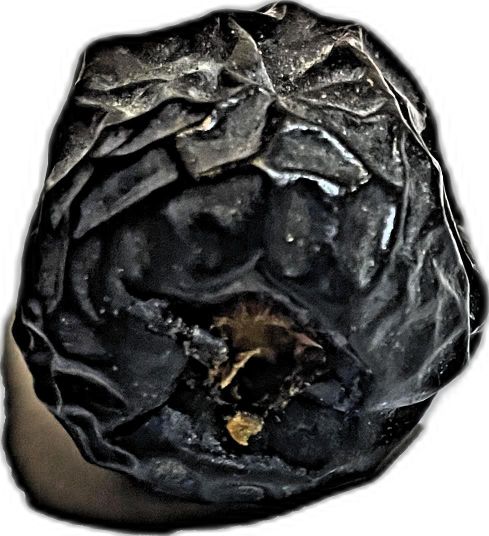
#> input picture Dates/JD4.jpg, 978 x 1071 px (shown at 1/2 size); its folder holds 4 pictures in this run
$ python sharpentrials.py
#> lines starting #> are read from the running program, lines starting #| are printed output that depends on the picture
import os
import random
from skimage import io, filters, img_as_float
from skimage.filters import unsharp_mask
from skimage.color import rgb2gray
import numpy as np

import matplotlib.pyplot as plt

# Directory containing the images, extract it from the zip file
image_dir = 'Dates/'

# Get a list of all image files in the directory
image_files = [f for f in os.listdir(image_dir) if f.endswith('.jpg')]

# Randomly select 3 images
selected_images = random.sample(image_files, 3)

# Plotting the images
fig, axes = plt.subplots(3, 4, figsize=(20, 15))
ax = axes.ravel()

def apply_high_pass_filter(image_gray):
        # Apply Fourier transform
        f = np.fft.fft2(image_gray)
        fshift = np.fft.fftshift(f)
        magnitude_spectrum = np.log(np.abs(fshift) + 1)

        # Create a high pass mask
        rows, cols = image_gray.shape
        crow, ccol = rows // 2, cols // 2
        mask = np.ones((rows, cols), np.uint8)
        r = 30  # Radius of the mask
        center = [crow, ccol]
        x, y = np.ogrid[:rows, :cols]
        mask_area = (x - center[0]) ** 2 + (y - center[1]) ** 2 <= r*r
        mask[mask_area] = 0

        # Apply the mask and inverse Fourier transform
        fshift = fshift * mask
        f_ishift = np.fft.ifftshift(fshift)
        img_back = np.fft.ifft2(f_ishift)
        img_back = np.abs(img_back)

        return img_back

for i, image_file in enumerate(selected_images):
    # Read the image
    image = img_as_float(io.imread(os.path.join(image_dir, image_file)))

    # Apply unsharp mask with different parameters
    sharpened_unsharp = unsharp_mask(image, radius=1, amount=1)
    # Apply Fourier transform and contouring
    image_gray = rgb2gray(image)

    img_back = apply_high_pass_filter(image_gray)
#> in apply_high_pass_filter, `magnitude_spectrum = np.log(np.abs(fshift) + 1)`:
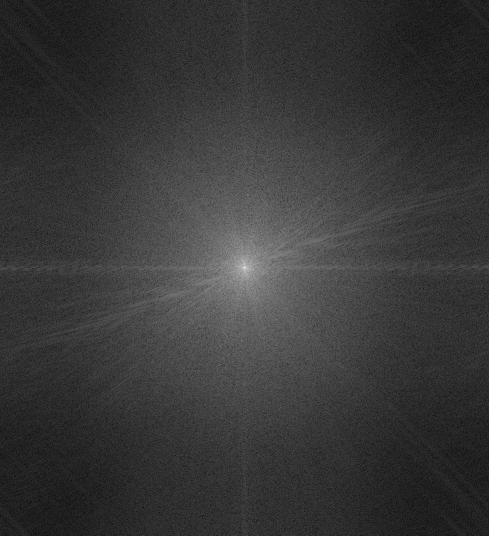
#> magnitude_spectrum: shape (1071, 978) float64 (shown at 1/2 size); min 0.00239, max 12.89, mean 2.84; drawn with min black and max white
#> in apply_high_pass_filter, `img_back = np.abs(img_back)`:
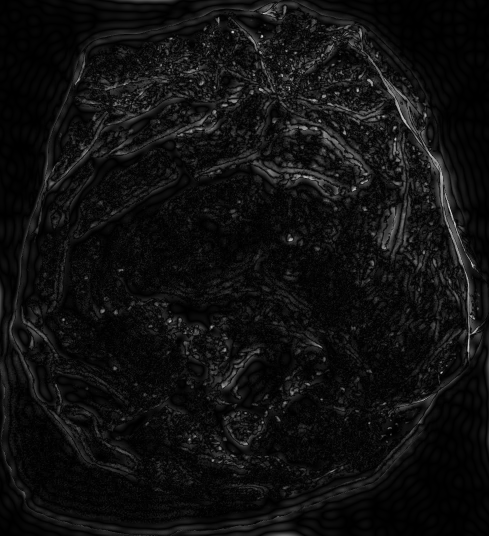
#> img_back: shape (1071, 978) float64 (shown at 1/2 size); min 6.93e-08, max 0.901, mean 0.0645

    contours = filters.sobel(image_gray)
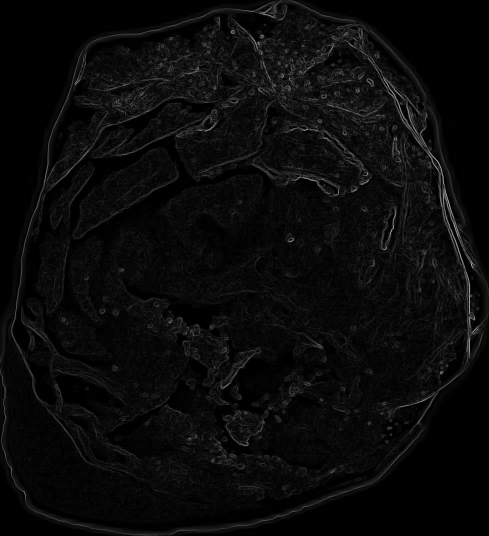
#> contours: shape (1071, 978) float64 (shown at 1/2 size); min 0, max 0.754, mean 0.0405

    # Plot original and sharpened images with different parameters
    ax[i*4].imshow(image)
    ax[i*4].set_title('Original Image')

    ax[i*4 + 1].imshow(img_back, cmap='gray')
    ax[i*4 + 1].set_title('Fourier Transform')

    ax[i*4 + 2].imshow(contours, cmap='gray')
    ax[i*4 + 2].set_title('Contours')

    ax[i*4 + 3].imshow(sharpened_unsharp, cmap='gray')
    ax[i*4 + 3].set_title('Unsharp Mask')
#> pass 2 of the loop `for i, image_file in enumerate(selected_images):`:
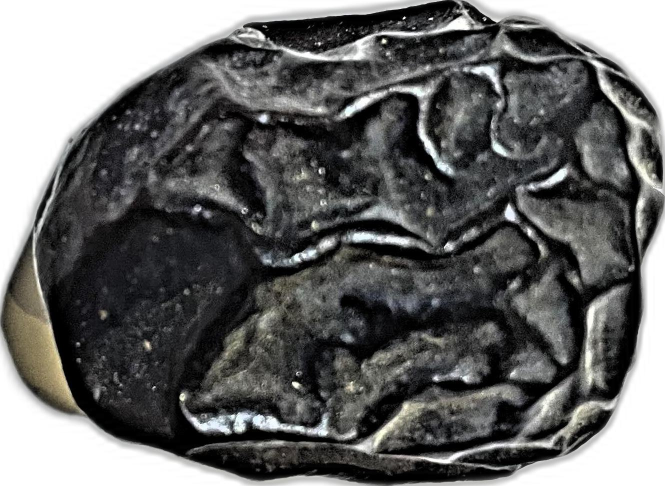
#> input picture Dates/JD2.jpg, 1330 x 972 px (shown at 1/2 size)
#> image: shape (972, 1330, 3) float64
#> sharpened_unsharp: shape (972, 1330, 3) float64
#> image_gray: shape (972, 1330) float64
#> in apply_high_pass_filter (call 2), `magnitude_spectrum = np.log(np.abs(fshift) + 1)`:
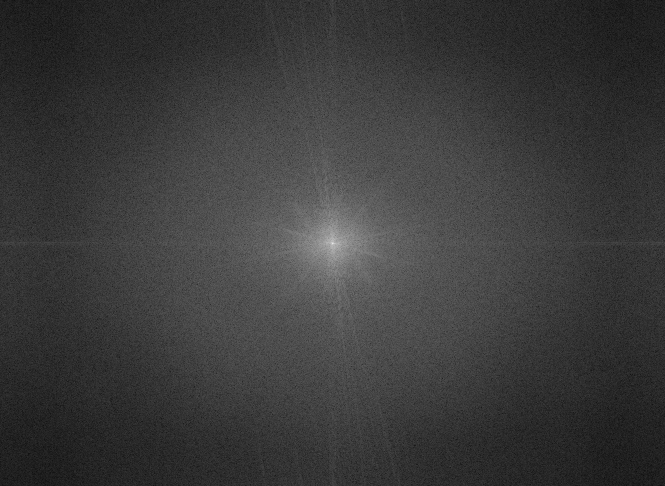
#> magnitude_spectrum: shape (972, 1330) float64 (shown at 1/2 size); min 0.00514, max 13.16, mean 3.04; drawn with min black and max white
#> img_back: shape (972, 1330) float64
#> `contours = filters.sobel(image_gray)`:
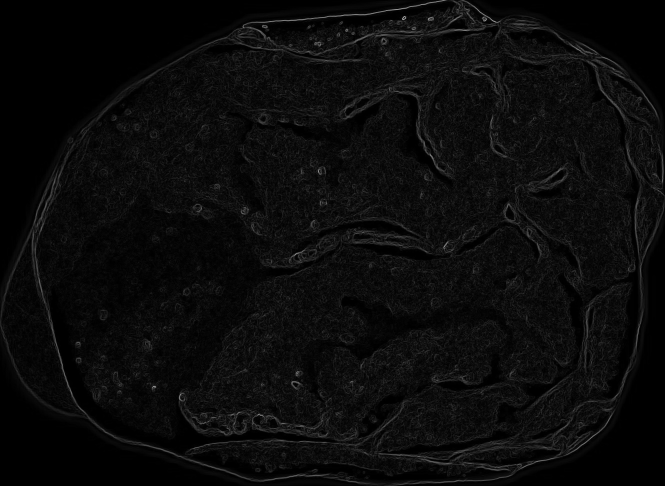
#> contours: shape (972, 1330) float64 (shown at 1/2 size); min 0, max 0.739, mean 0.0441
#> pass 3 of the loop `for i, image_file in enumerate(selected_images):`:
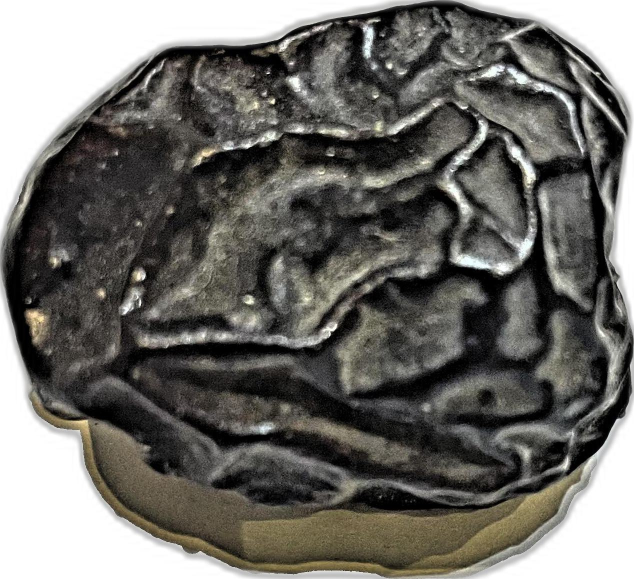
#> input picture Dates/JD1.jpg, 1268 x 1158 px (shown at 1/2 size)
#> image: shape (1158, 1268, 3) float64
#> sharpened_unsharp: shape (1158, 1268, 3) float64
#> image_gray: shape (1158, 1268) float64
#> in apply_high_pass_filter (call 3), `magnitude_spectrum = np.log(np.abs(fshift) + 1)`:
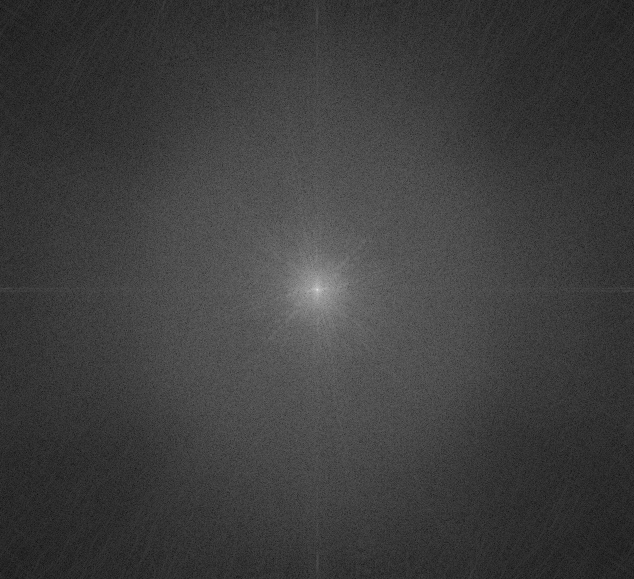
#> magnitude_spectrum: shape (1158, 1268) float64 (shown at 1/2 size); min 0.042, max 13.34, mean 3.27; drawn with min black and max white
#> img_back: shape (1158, 1268) float64
#> `contours = filters.sobel(image_gray)`:
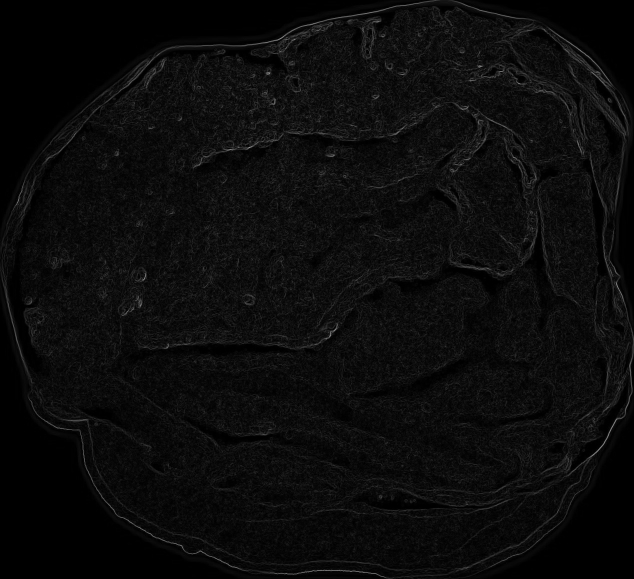
#> contours: shape (1158, 1268) float64 (shown at 1/2 size); min 0, max 0.704, mean 0.0458

for a in ax:
    a.axis('off')

plt.tight_layout()
plt.show()
